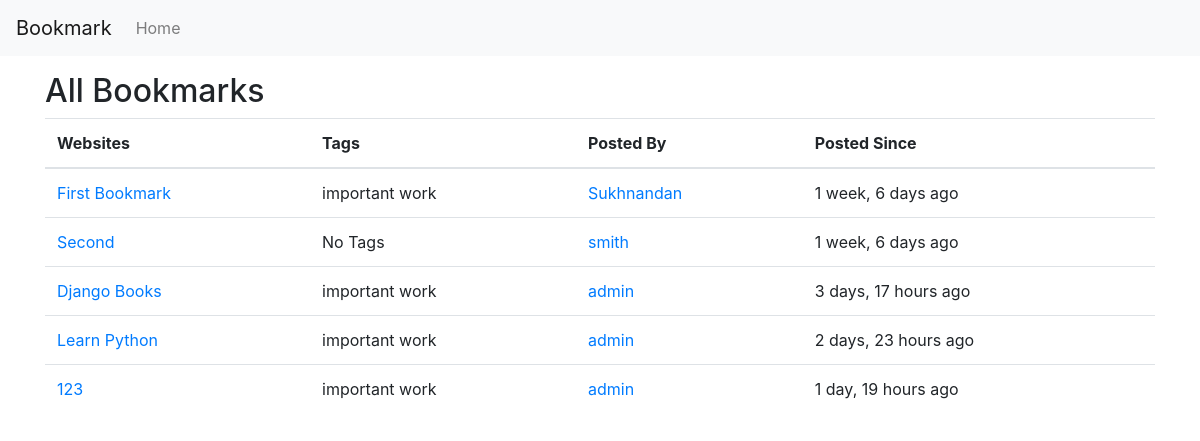
Screenshot of /bookmark/all/ with the database file from the repository.
### bookmark/models.py (models this page shows, shortened)
class Bookmark(models.Model):
    name = models.CharField(max_length=50)
    url = models.URLField()
    is_public = models.BooleanField(default=True)
    date_time_posted = models.DateTimeField(auto_now_add=True, verbose_name="posted at")
    user = models.ForeignKey(User, on_delete=models.CASCADE)
    tags = models.ManyToManyField(Tags)

class Tags(models.Model):
    name = models.CharField(max_length=20, unique=True)

### bookmark/views.py (the view)
class AllBookmarksView(ListView):
    model = Bookmark
    template_name = 'bookmark/all_bookmarks.html'
    context_object_name = 'bookmarks'
    def get_queryset(self):
        return Bookmark.objects.filter(is_public = True)

### templates/bookmark/all_bookmarks.html (shortened to what this page needs)
{% extends 'base.html' %}
{% block content %}
    <div class="container">
        <h2>All Bookmarks</h2>
        <table class="table table-hover">
            <thead>
                <tr>
                    <th>Websites</th>
                    <th>Tags</th>
                    <th>Posted By</th>
                    <th>Posted Since</th>
                </tr>
            </thead>
            <tbody>
            {% for bookmark in bookmarks %}
                <tr>
                <td><a href="//{{ bookmark.url }}" target="_blank">{{ bookmark.name }}</a> </td>
                <td>
                    {% for tag in bookmark.tags.all %}
                        {{ tag.name|lower }}
                     {% empty %}
                        No Tags
                     {% endfor %}
                </td>
                    <td><a href="{% url 'detail-route' bookmark.user%}">{{ bookmark.user }}</a></td>
                    <td>{{ bookmark.date_time_posted|timesince }} ago</td>
                </tr>
        {% endfor %}
            </tbody>
        </table>
    </div>
{% endblock %}

### templates/base.html (shortened to what this page needs)
{% load staticfiles  %}
<!DOCTYPE html>
<html lang="en">
<head>
     <link rel="stylesheet" href="https://maxcdn.bootstrapcdn.com/bootstrap/4.0.0-beta.3/css/bootstrap.min.css">
</head>
<body>
<nav class="navbar navbar-light bg-light mb-3 navbar-expand-lg">
    <a href="#" class="navbar-brand">Bookmark</a>
    <ul class="navbar-nav mr-auto">
        <li class="nav-item">
            <a href="#" class="nav-link">Home</a>
        </li>
    </ul>
</nav>
{% block content %}
{% endblock content %}
</body>
</html>

### rows the page displays
Bookmark: name "First Bookmark", user "Sukhnandan", date_time_posted "1 week, 6 days"
Tags: name "important"
Tags: name "work"
Bookmark: name "Second", user "smith", date_time_posted "1 week, 6 days"
Bookmark: name "Django Books", user "admin", date_time_posted "3 days, 17 hours"
Bookmark: name "Learn Python", user "admin", date_time_posted "2 days, 23 hours"
Bookmark: name "123", user "admin", date_time_posted "1 day, 19 hours"
